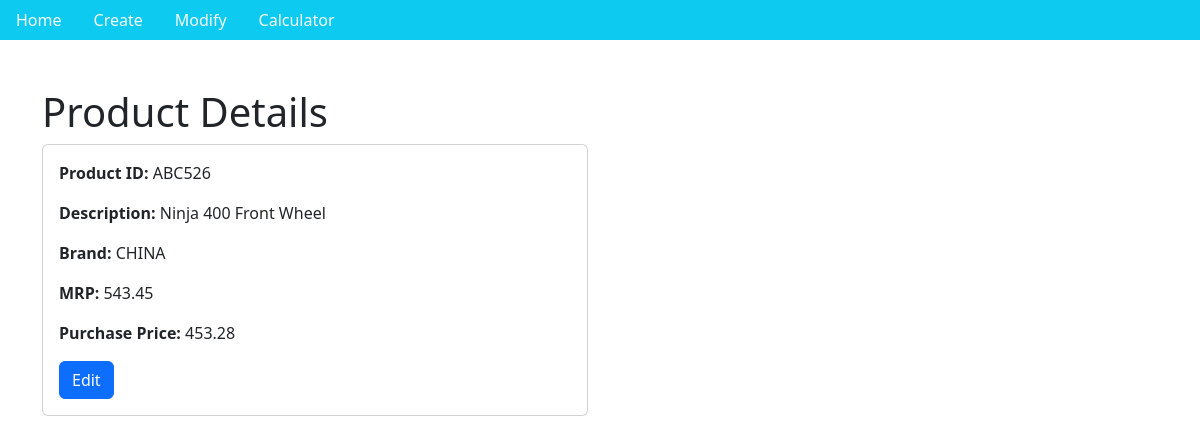
The app's page /desc/1007 with its own data.
### inventoryapp/models.py (models this page shows)
class Products(models.Model):
    ProductSeq = models.AutoField(primary_key=True, error_messages="Error at the ProductSeq column of product table")
    ProductID = models.CharField(max_length=50, null=False, error_messages="Error at the ProductID column of product table")
    ProductDesc = models.CharField(max_length=50, default="Description: E.g. Innova Front Wheen Bearing", error_messages="Error at the ProductDesc column of product table")
    ProductBrand = models.CharField(max_length=50, null=False, default="Product Brand: SKF, NBC", error_messages="Error at the ProductBrand column of product table")
    ProductMRP = models.DecimalField(max_digits=10, null=False, decimal_places=2, default=0, error_messages="Error at the ProductMRP column of product table")
    ProductPurchasePrice = models.DecimalField(max_digits=10, null=False, decimal_places=2, default=0, error_messages="Error at the ProductPurchasePrice column of product table")
    class Meta:
        unique_together = ('ProductID', 'ProductBrand')
        verbose_name_plural = "Products"

### inventoryapp/views.py (the view)
# urls.py: path('desc/<productSeq>', views.productDescription, name="productsdesc"),
def productDescription(request, productSeq):
    products_list = Products.objects.get(ProductSeq=productSeq)
    if products_list is not None:
        print(products_list)
        return render(request, "inventoryapp/description.html", {"product_desc": products_list})
    else:
        return page_not_found(request, exception, template_name='404.html')

### inventoryapp/templates/inventoryapp/description.html (shortened to what this page needs)
{% load static %}
<!DOCTYPE html>
<html lang="en">
<head>
    {% load bootstrap5 %}
    {% bootstrap_css %}
    <link rel="stylesheet" href="{% static 'style.css' %}">
</head>
<body>
{% include "inventoryapp/navbar.html" %}
<br><br>
<div class="container">
    {% if product_desc %}
    <div class="row">
        <div class="col-md-6">
            <h1>Product Details</h1>
            <div class="card">
                <div class="card-body">
                    <p><strong>Product ID:</strong> {{ product_desc.ProductID }}</p>
                    <p><strong>Description:</strong> {{ product_desc.ProductDesc }}</p>
                    <p><strong>Brand:</strong> {{ product_desc.ProductBrand }}</p>
                    <p><strong>MRP:</strong> {{ product_desc.ProductMRP }}</p>
                    <p><strong>Purchase Price:</strong> {{ product_desc.ProductPurchasePrice }}</p>
                    <a href="{% url 'productmodify' product_desc.ProductSeq %}" class="btn btn-primary">Edit</a>
                </div>
            </div>
        </div>
    </div>
    {% else %}
    <div class="alert alert-danger" role="alert">
        No product details available.
    </div>
    {% endif %}
</div>
</body>
</html>

### records on screen
Products: ProductID "ABC526", ProductDesc "Ninja 400 Front Wheel", ProductBrand "CHINA", ProductMRP "543.45", ProductPurchasePrice "453.28"
